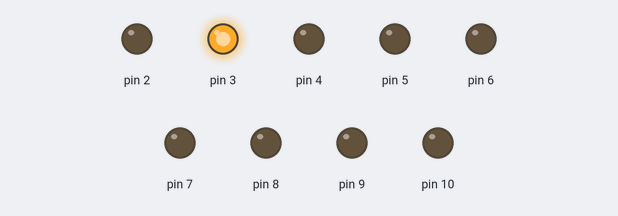
Recording of a sketch running on a simulated Arduino Uno, built with avr-gcc and run on an emulated ATmega328P. Shown: output pins drawn as LEDs (lit = HIGH).

Above: at 0.1 s.
Timing chart, 0 to 1.6 s (numbered marks = the images above):
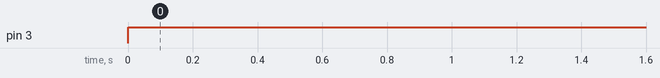

The sketch:

Cycle64.ino
```cpp
 // pins2-9 = ground
 // pins10-13 thru analog = supply

int columns[8] = {10, 11, 12, 13, A0, A1, A2, A3};  //GND pins
int rows[8] = {2, 3, 4, 5, 6, 7, 8, 9};   //supply pins

void setup()
{

  for (int i = 2; i <= 10; i++)
  {
    pinMode(i, OUTPUT);  // set supply pins as output
  }

//  for (int i = 10; i <= 13; i++)
//  {
//    pinMode(i, INPUT);  // set ground pins as input
//  }
//
//  pinMode(A0, INPUT);
//  pinMode(A1, INPUT);
//  pinMode(A2, INPUT);
//  pinMode(A3, INPUT);
}

void lightLED(int r, int c)
  {
    digitalWrite(r, HIGH);
    pinMode(c, OUTPUT);
    delay(200);
    digitalWrite(r, LOW);
    pinMode(c, INPUT);
    delay(200);
  }

void loop()
{

   digitalWrite(3, HIGH);
   digitalWrite(10, LOW);
   delay(200);
   digitalWrite(2, LOW);
   delay(200);
//   for (int r = 0; r <= 7 ; r++)
//  {
//    for (int c = 0; c <= 7; c++)
//    {
//      lightLED(rows[r], columns[c]);
//    }
//  }
//
}
```

Measured:
- by itself, pin 3: LOW → HIGH at 0.00 s
